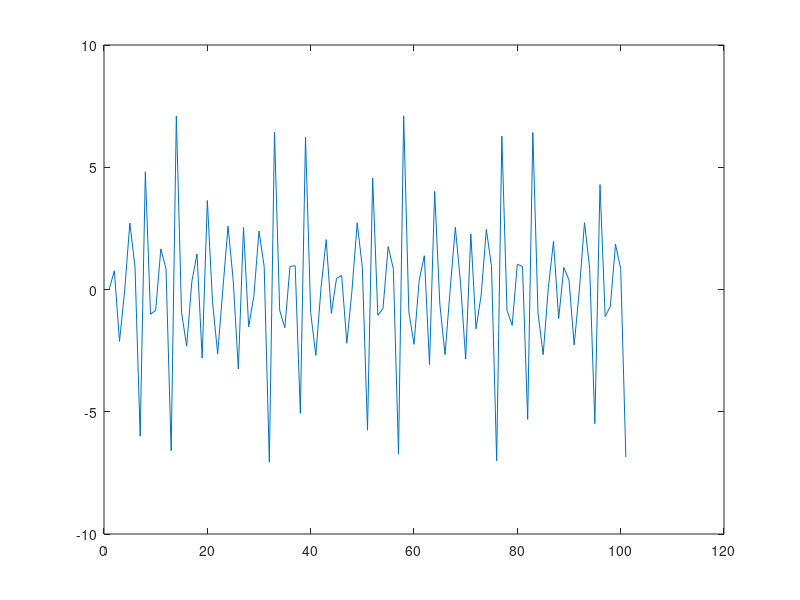

This figure's MATLAB source:
n = input("Ingresar número de armonicos: ")
V = 5;
T = 0.5;
w = 2*pi*(1/0.5);

armonicos = 0:1:n;
results = zeros(1, 100, 'double');
for t= 0:100
    y = 0;
    for armonico= 2:1:n
        y = y + ((4*V)/(armonico*pi))*sin(armonico*t);
    end
    results(t+1) = y;
end

plot(results)